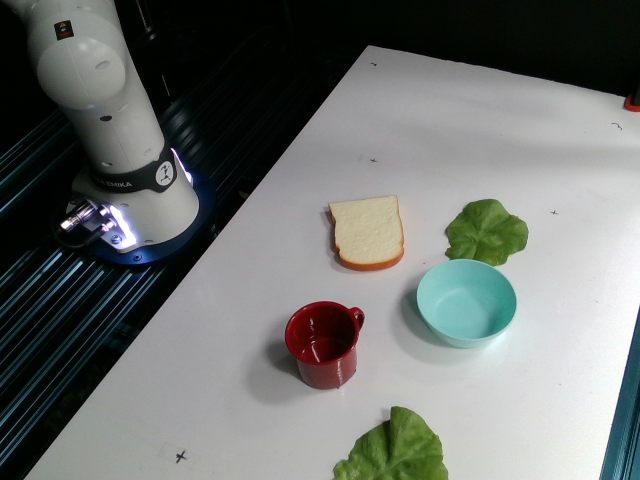
#> input picture sample_images/camera0.png, 640 x 480 px
$ python robot_client2.py
#> lines starting #> are read from the running program, lines starting #| are printed output that depends on the picture
#!/usr/bin/env python3

import sys
import socket
import selectors
import traceback
import numpy as np
import cv2

from client_message import ClientMessage
sel = selectors.DefaultSelector()

def create_request(action, value): # TODO replace this to grab images
    if action == "search":
        return dict(
            type="text/json",
            encoding="utf-8",
            content=dict(action=action, value=value),
        )
    else:
        return dict(
            type="binary/custom-client-binary-type",
            encoding="binary",
            content=bytes(action + value, encoding="utf-8"),
        )

def start_connection(host, port, request):
    addr = (host, port)
    print(f"Starting connection to {addr}")
    sock = socket.socket(socket.AF_INET, socket.SOCK_STREAM)
    sock.setblocking(False)
    sock.connect_ex(addr)
    events = selectors.EVENT_READ | selectors.EVENT_WRITE
    message = ClientMessage(sel, sock, addr, request)
    sel.register(sock, events, data=message)


host = "127.0.0.1"
port = 5000
img0 = cv2.imread("sample_images/camera0.png")
#> img0 is the input picture: shape (480, 640, 3); mean B, G, R 111, 113.9, 110
img1 = cv2.imread("sample_images/camera1.png")
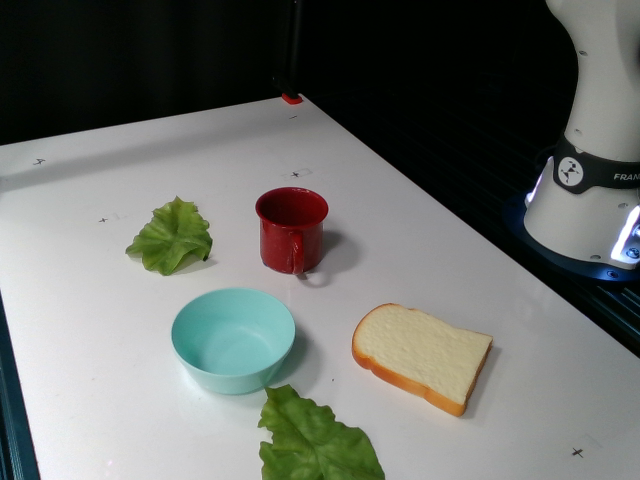
#> input picture sample_images/camera1.png, 640 x 480 px
#> img1 is the input picture: shape (480, 640, 3); mean B, G, R 107.4, 111.9, 108.8
img2 = cv2.imread("sample_images/camera2.png")
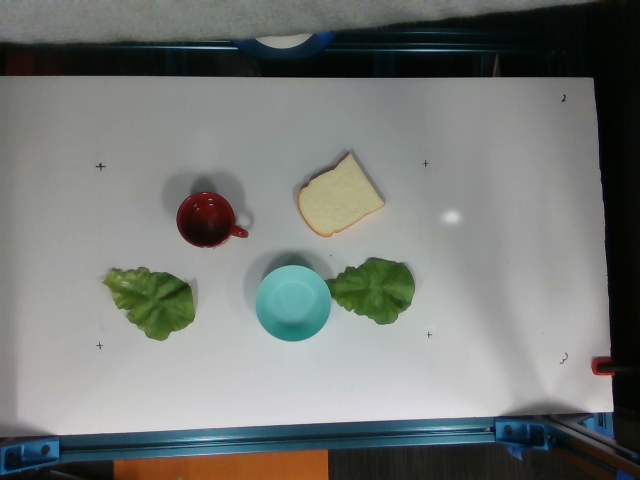
#> input picture sample_images/camera2.png, 640 x 480 px
#> img2 is the input picture: shape (480, 640, 3); mean B, G, R 118.6, 121.5, 118.1

while True:
    print("\n")
    input("hit enter")
    request = {
        "type" : "pickle",
        "encoding" : "utf-8",
        "content" : {
            "img0" : img0,
            "img1" : img1,
            "img2" : img2,
            # "img3" : np.ones((480,640,3))*30,
            # "img4" : np.ones((480,640,3))*40,
            # "img5" : np.ones((480,640,3))*50,
            # "img6" : np.ones((480,640,3))*60,
            # "img1" : np.zeros((2,2,3)),
            # "img2" : np.zeros((2,2,3)),
            # "img3" : np.zeros((2,2,3)),
        },
    }
    # request = create_request(action="search", value=values[idx])

#> (the run stopped early here; a loop or call above may not have finished)
